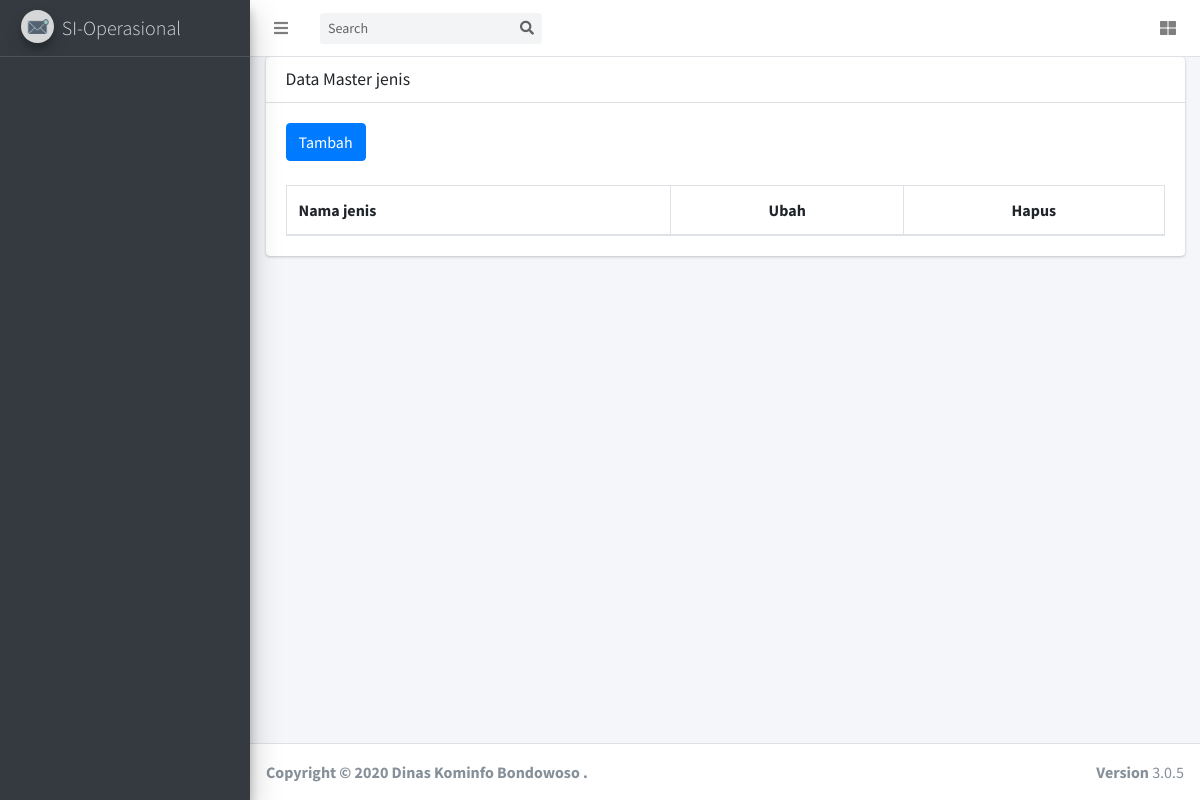
Page /index.php/jenis on the earlier database version.
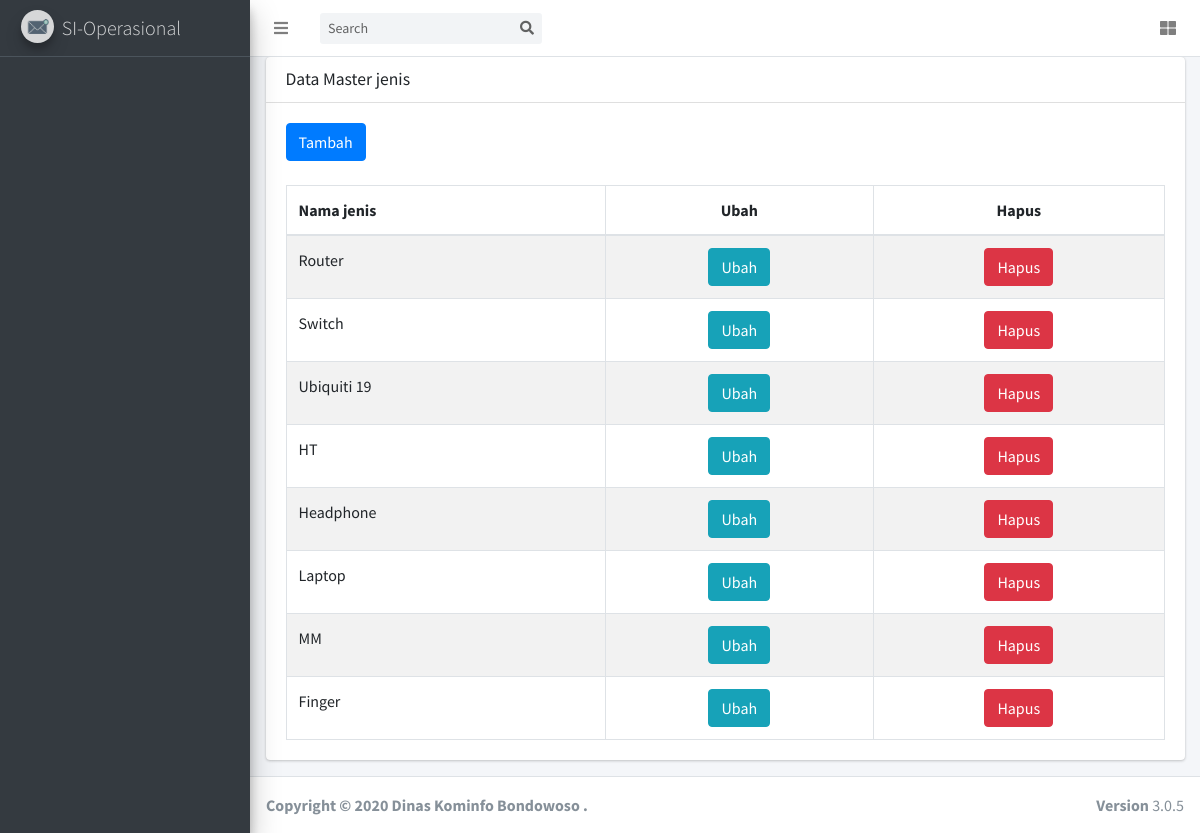
Same page on the later database version.
### tables this page shows
CREATE TABLE `tbl_jenis` (
  `id_jenis` int(11) NOT NULL,
  `nama_jenis` varchar(255) DEFAULT NULL
);

### application/controllers/Jenis.php (called while the page is built, shortened)
<?php
class jenis extends CI_Controller {
	function __construct(){
        $this->load->model('main');
        $this->load->library('session');
    }
	public function index()
	{
        $id_role 				    = $this->session->userdata('id_role');
		$data['menu'] 			    = $this->main->get_menu_selected($id_role);
        $data['jenis'] 		    = $this->main->get_data('tbl_jenis');
		$this->load->view('jenis/index',$data);
	}
}

### index.php (called while the page is built, shortened)
<?php
require_once BASEPATH.'core/CodeIgniter.php';

### application/models/main.php (called while the page is built, shortened)
<?php
class main extends CI_MODEL
{
    function get_data($table)
    {
        $query = $this->db->get($table);
        return $query->result();
    }
    function get_menu_selected($role_id)
    {
        $this->db->select('*')
            ->from('tbl_user_access')
            ->join('tbl_sub_menu', 'tbl_user_access.id_sub_menu = tbl_sub_menu.id_sub_menu')
            ->join('tbl_menu', 'tbl_menu.id_menu = tbl_sub_menu.id_menu')
            ->where('tbl_user_access.id_role =', $role_id)
            ->group_by('tbl_menu.id_menu');
        $query = $this->db->get();
        return $query->result();
    }
}

### application/views/jenis/index.php (the view, shortened to what this page needs)
<!DOCTYPE html>
<html lang="en">
<head>
<?php $this->load->view('_partials/head');?>
</head>
<body class="hold-transition sidebar-mini layout-fixed layout-navbar-fixed layout-footer-fixed">
<div class="wrapper">
  <?php $this->load->view('_partials/navbar');?>
  <?php $this->load->view('_partials/sidebar');?>
  <div class="content-wrapper">
    <section class="content">
      <div class="container-fluid">
        <div class="card">
          <div class="card-header">
            <h3 class="card-title">Data Master jenis</h3>
          </div>
          <div class="card-body">
            <table id="example1" class="table table-bordered table-striped">
              <button type="button" class="btn btn-primary" onclick="window.location.href='<?= site_url();?>/jenis/add_data';">Tambah</button>
              <br>
                <br>
              <thead>
              <tr>
                <th>Nama jenis</th>
                <th style="text-align:center;">Ubah</th>
                <th style="text-align:center;">Hapus</th>
              </tr>
              </thead>
              <tbody>
                <?php foreach($jenis as $row_jenis){?>
                    <tr>
                        <td><?= $row_jenis->nama_jenis;?></td>
                        <td style="text-align:center;"><a style="color:white;" type="button" href="<?= site_url('jenis/edit_data/').$row_jenis->id_jenis ;?>" class="btn btn-info" > Ubah</a</td>
                        <td style="text-align:center;"><button type="button" class="btn btn-danger" data-toggle="modal" data-target="#delete<?= $row_jenis->id_jenis?>"> Hapus</button</td>
                    </tr>
                <?php } ?>
              </tbody>
            </table>
          </div>
      </div>
    </section>
    </div>
  <?php $this->load->view('_partials/footer');?>
</body>
</html>

### application/views/_partials/head.php (shortened to what this page needs)
<link rel="stylesheet" href="<?=base_url();?>assets/plugins/fontawesome-free/css/all.min.css">
<link rel="stylesheet" href="<?=base_url();?>assets/plugins/overlayScrollbars/css/OverlayScrollbars.min.css">
<link rel="stylesheet" href="<?=base_url();?>assets/plugins/daterangepicker/daterangepicker.css">
<link rel="stylesheet" href="<?=base_url();?>assets/plugins/icheck-bootstrap/icheck-bootstrap.min.css">
<link rel="stylesheet" href="<?=base_url();?>assets/plugins/bootstrap-colorpicker/css/bootstrap-colorpicker.min.css">
<link rel="stylesheet" href="<?=base_url();?>assets/plugins/tempusdominus-bootstrap-4/css/tempusdominus-bootstrap-4.min.css">
<link rel="stylesheet" href="<?=base_url();?>assets/plugins/select2/css/select2.min.css">
<link rel="stylesheet" href="<?=base_url();?>assets/plugins/select2-bootstrap4-theme/select2-bootstrap4.min.css">
<link rel="stylesheet" href="<?=base_url();?>assets/plugins/bootstrap4-duallistbox/bootstrap-duallistbox.min.css">
<link rel="stylesheet" href="<?=base_url();?>assets/plugins/datatables-bs4/css/dataTables.bootstrap4.min.css">
<link rel="stylesheet" href="<?=base_url();?>assets/plugins/datatables-responsive/css/responsive.bootstrap4.min.css">
<link rel="stylesheet" href="<?=base_url();?>assets/dist/css/adminlte.min.css">
  <link rel="stylesheet" href="<?=base_url();?>assets/plugins/summernote/summernote-bs4.css">

### application/views/_partials/navbar.php (shortened to what this page needs)
<nav class="main-header navbar navbar-expand navbar-white navbar-light">
    <ul class="navbar-nav">
      <li class="nav-item">
        <a class="nav-link" data-widget="pushmenu" href="#" role="button"><i class="fas fa-bars"></i></a>
      </li>
    </ul>
    <form class="form-inline ml-3">
      <div class="input-group input-group-sm">
        <input class="form-control form-control-navbar" type="search" placeholder="Search" aria-label="Search">
        <div class="input-group-append">
          <button class="btn btn-navbar" type="submit">
            <i class="fas fa-search"></i>
          </button>
        </div>
      </div>
    </form>
    <ul class="navbar-nav ml-auto">
      <li class="nav-item dropdown">
        <a class="nav-link" data-toggle="dropdown" href="#">
        </a>
      </li>
      <li class="nav-item">
        <a class="nav-link" data-widget="control-sidebar" data-slide="true" href="#" role="button"><i
            class="fas fa-th-large"></i></a>
      </li>
    </ul>
  </nav>

### application/views/_partials/sidebar.php (shortened to what this page needs)
<aside class="main-sidebar sidebar-dark-primary elevation-4">
    <a href="<?= site_url('Dashboard/index');?>" class="brand-link">
      <img src="<?= base_url();?>assets/img/logo/si-maya.jpg" class="brand-image img-circle elevation-3"
           style="opacity: .8">
      <span class="brand-text font-weight-light">SI-Operasional</span>
    </a>
    <div class="sidebar">
      <nav class="mt-2" style="padding-top:10px;">
      </nav>
    </div>
  </aside>

### application/views/_partials/footer.php (shortened to what this page needs)
<footer class="main-footer">
    <strong>Copyright &copy; <?= date("Y"); ?> Dinas Kominfo Bondowoso . </strong>
    <div class="float-right d-none d-sm-inline-block">
      <b>Version</b> 3.0.5
    </div>
  </footer>
</div>

Differences in the rows shown:
added tbl_jenis: nama_jenis "Router"
added tbl_jenis: nama_jenis "Switch"
added tbl_jenis: nama_jenis "Ubiquiti 19"
added tbl_jenis: nama_jenis "HT"
added tbl_jenis: nama_jenis "Headphone"
added tbl_jenis: nama_jenis "Laptop"
added tbl_jenis: nama_jenis "MM"
added tbl_jenis: nama_jenis "Finger"
